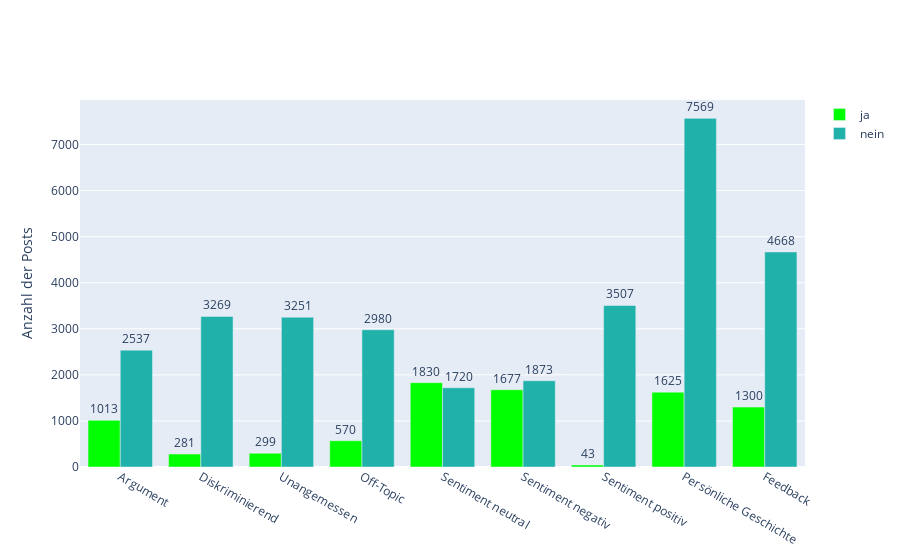

Notebook cell for this chart:
### Code cell
# vor Datenbereinigung

#categories = ["Persönliche Geschichte", "Feedback","Argument","Sentiment negativ","Sentiment neutral","Sentiment positiv","Off-Topic","Unangemessen","Diskriminierend"]
#y1=[1625,1301,1022,1691,1865,43,580,303,282]
#y0=[7711,4737,2577,1908,1734,3556,3019,3296,3317]

# nach Datenbereinigung 
#categories = ["Persönliche Geschichte", "Feedback","Argument","Sentiment negativ","Sentiment neutral","Sentiment positiv","Off-Topic","Unangemessen","Diskriminierend"]
#y1=[1625,1301,1015,1689,1851,43,577,303,282]
#y0 = [7689,4714, 2568, 1894, 1732, 3540, 3006, 3280, 3301]

# Nach der bereinigten Bereinigung:
categories = ["Argument", "Diskriminierend", "Unangemessen", "Off-Topic","Sentiment neutral", "Sentiment negativ","Sentiment positiv","Persönliche Geschichte","Feedback"]
y1=[1013,281,299,570, 1830, 1677, 43, 1625,1300]
y0=[2537,3269,3251,2980, 1720, 1873, 3507,7569, 4668]


fig = go.Figure(data=[
    go.Bar(name="ja", x=categories, y=y1, text = y1, textposition="outside",  marker=dict(
        color='lime')),
    go.Bar(name="nein", x= categories, y=y0, text=y0, textposition="outside", marker=dict(color="lightseagreen"))
])

fig.layout.update(
    barmode="group",
    title = "",
    yaxis=dict(
    title= "Anzahl der Posts")
)

fig.show()

### Figure 1 — Plotly figure (JSON) as saved in the notebook; plotly's stock layout.template omitted (floating-point values rounded to 4 significant figures)
{"data": [{"marker": {"color": "lime"}, "name": "ja", "text": ["1013", "281", "299", "570", "1830", "1677", "43", "1625", "1300"], "textposition": "outside", "type": "bar", "x": ["Argument", "Diskriminierend", "Unangemessen", "Off-Topic", "Sentiment neutral", "Sentiment negativ", "Sentiment positiv", "Persönliche Geschichte", "Feedback"], "y": [1013, 281, 299, 570, 1830, 1677, 43, 1625, 1300]}, {"marker": {"color": "lightseagreen"}, "name": "nein", "text": ["2537", "3269", "3251", "2980", "1720", "1873", "3507", "7569", "4668"], "textposition": "outside", "type": "bar", "x": ["Argument", "Diskriminierend", "Unangemessen", "Off-Topic", "Sentiment neutral", "Sentiment negativ", "Sentiment positiv", "Persönliche Geschichte", "Feedback"], "y": [2537, 3269, 3251, 2980, 1720, 1873, 3507, 7569, 4668]}], "layout": {"barmode": "group", "title": {"text": ""}, "yaxis": {"title": {"text": "Anzahl der Posts"}}}}
